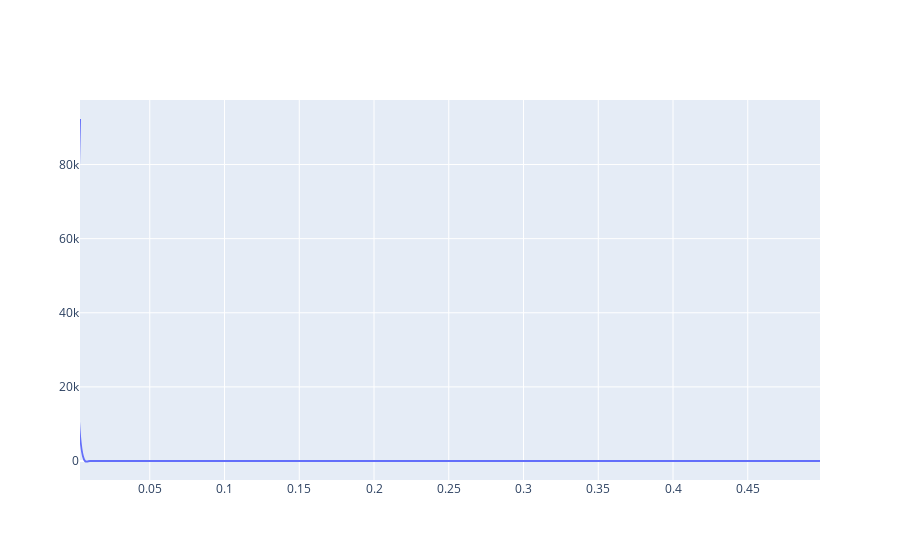

The code cell stored with this chart in its notebook:
### Code cell
fig = go.Figure()
fig.add_trace(go.Scatter(
            y = az_fft_psd,
            x = fftfreq[i],
            line =  dict(shape =  'spline' ),
            name = 'FFT Plot'
            ))
fig.show()

### Figure 1 — Plotly figure (JSON) as saved in the notebook; plotly's stock layout.template omitted (floating-point values rounded to 4 significant figures; data arrays with more than 128 entries replaced by an {"elided": "..."} marker saying what was removed)
{"data": [{"line": {"shape": "spline"}, "name": "FFT Plot", "type": "scatter", "x": {"elided": "149 float values"}, "y": {"elided": "299 float values"}}], "layout": {}}
